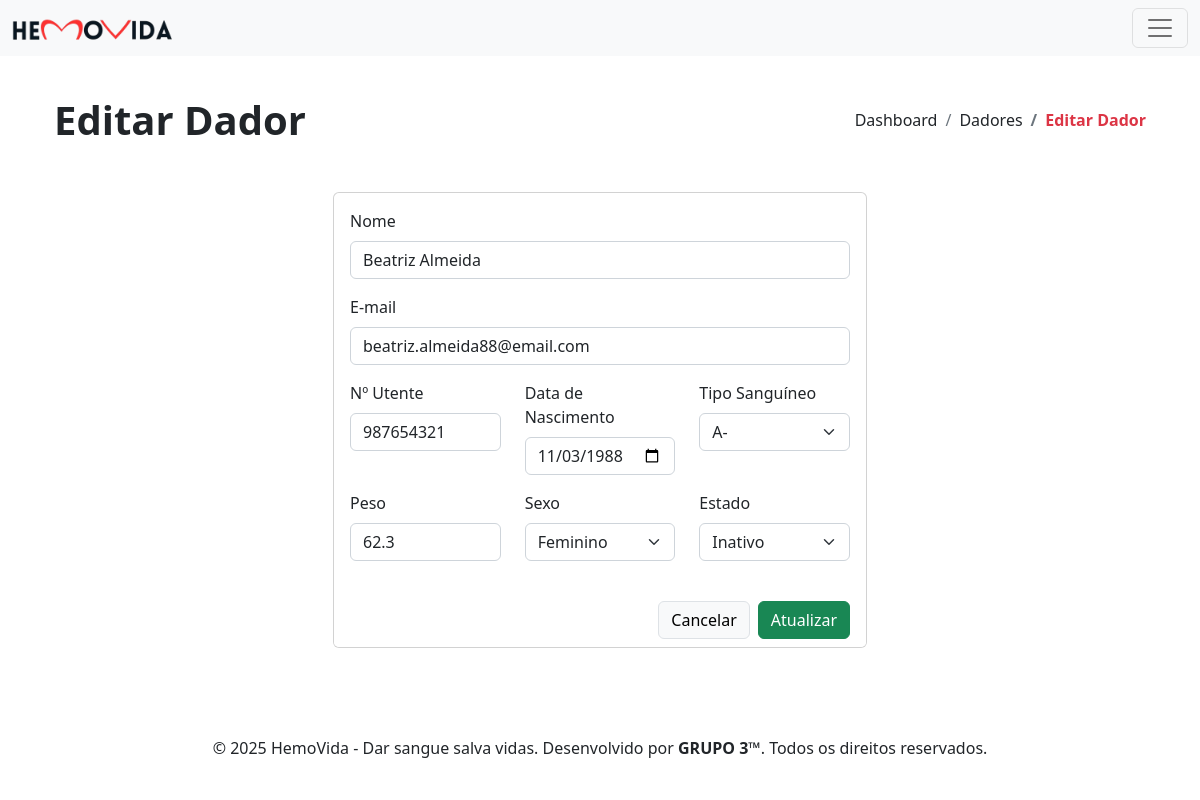
The app's page /dador-editar.php?id=9, older data.
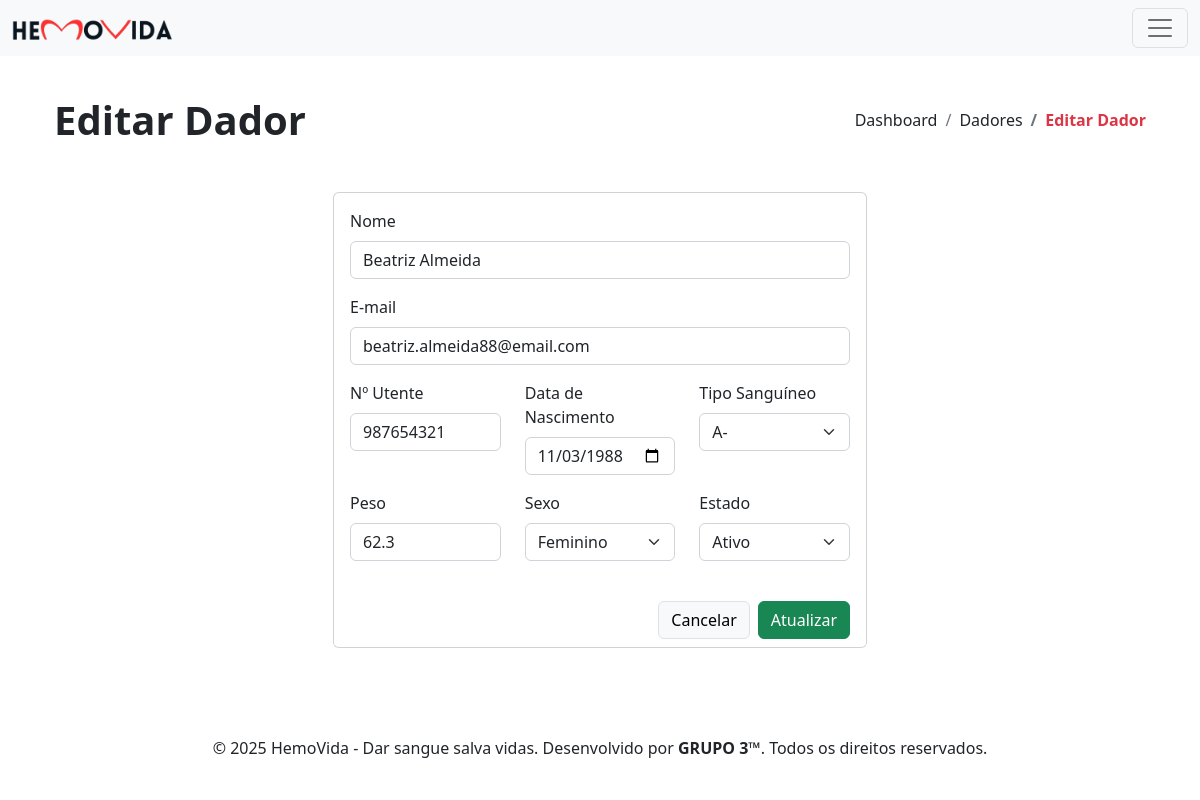
The same page, newer data.
### tables this page shows
CREATE TABLE `dadores` (
  `id` int(11) NOT NULL,
  `nome` varchar(255) NOT NULL,
  `email` varchar(255) NOT NULL,
  `n_utente` int(11) NOT NULL,
  `data_nascimento` date NOT NULL,
  `tipo_sanguineo` enum('A+','A-','B+','B-','AB+','AB-','O+','O-') NOT NULL,
  `peso` float NOT NULL,
  `sexo` enum('Masculino','Feminino') NOT NULL,
  `estado` tinyint(1) NOT NULL,
  `data_inscricao` date NOT NULL
);

### includes/dador_id.php (called while the page is built, shortened)
<?php
    $dadorId = $_GET['id'] ?? null;
    try {
        $pdo = new PDO("mysql:host=" . DB_HOST . ";dbname=" . DB_NAME . ";charset=" . DB_CHARSET, DB_USER, DB_PASS);
        $pdo->setAttribute(PDO::ATTR_ERRMODE, PDO::ERRMODE_EXCEPTION);
        $sql = "SELECT * FROM dadores WHERE id = :id";
        $stmt = $pdo->prepare($sql);
        $stmt->bindParam(":id", $dadorId, PDO::PARAM_INT);
        $stmt->execute();
        $dador = $stmt->fetch(PDO::FETCH_ASSOC);
    } catch (PDOException $e) {
        die("Erro ao buscar dador: " . $e->getMessage());
    }
?>

### dador-editar.php (the view, shortened to what this page needs)
<?php
    include 'partials/header.php';
    include 'includes/dador_id.php';
?>
<div class="container p-4">
    <?php include 'partials/page-header.php'; ?>
    <div class="row d-flex align-items-center justify-content-center py-4">
        <div class="col-xl-6 col-md-10 col-12">
            <div class="card">
                <form action="includes/dador_editar.php" method="POST">
                    <div class="card-body">
                        <div class="row">
                            <div class="col-12 mb-3">
                                <label class="form-label" for="nome">Nome</label>
                                <input type="text" class="form-control" name="nome" id="nome" value="<?php echo $dador['nome']; ?>" required>
                            </div>
                            <div class="col-12 mb-3">
                                <label class="form-label" for="email">E-mail</label>
                                <input type="email" class="form-control" name="email" id="email" value="<?php echo $dador['email']; ?>" required>
                            </div>
                        </div>
                        <div class="row">
                            <div class="col-lg-4 col-md-6 col-12 mb-3">
                                <label class="form-label" for="n_utente">Nº Utente</label>
                                <input type="text" class="form-control" name="n_utente" id="n_utente" pattern="^\d{9}$" title="Nº Utente deve ter exatamente 9 dígitos" value="<?php echo $dador['n_utente']; ?>" required>
                            </div>
                            <div class="col-lg-4 col-md-6 col-12 mb-3">
                                <label class="form-label" for="data_nascimento">Data de Nascimento</label>
                                <input type="date" class="form-control" name="data_nascimento" id="data_nascimento" value="<?php echo $dador['data_nascimento']; ?>" required>
                            </div>
                            <div class="col-lg-4 col-md-6 col-12 mb-3">
                                <label class="form-label" for="tipo_sanguineo">Tipo Sanguíneo</label>
                                <select class="form-select" name="tipo_sanguineo" id="tipo_sanguineo" required>
                                    <option value="A-" <?php echo $dador['tipo_sanguineo'] == 'A-' ? 'selected' : ''; ?>>A-</option>
                                </select>
                            </div>
                            <div class="col-lg-4 col-md-6 col-12 mb-3">
                                <label class="form-label" for="peso">Peso</label>
                                <input type="number" class="form-control" name="peso" id="peso" min="50" step="any" value="<?php echo $dador['peso']; ?>" required>
                            </div>
                            <div class="col-lg-4 col-md-6 col-12 mb-3">
                                <label class="form-label" for="sexo">Sexo</label>
                                <select class="form-select" name="sexo" id="sexo" data-live-search="true" required>
                                    <option value="Feminino" <?php echo $dador['sexo'] == 'Feminino' ? 'selected' : ''; ?>>Feminino</option>
                                </select>
                            </div>
                            <div class="col-lg-4 col-md-6 col-12 mb-3">
                                <label class="form-label" for="estado">Estado</label>
                                <select class="form-select" name="estado" id="estado" data-live-search="true" required>
                                    <option value="1" <?php echo $dador['estado'] == 1 ? 'selected' : ''; ?>>Ativo</option>
                                    <option value="0" <?php echo $dador['estado'] == 0 ? 'selected' : ''; ?>>Inativo</option>
                                </select>
                            </div>
                        </div>
                    </div>
                    <div class="card-footer d-flex align-items-center justify-content-end gap-2 border-0 bg-white">
                        <a href="dadores.php" class="btn btn-light border">Cancelar</a>
                        <button type="submit" class="btn btn-success">Atualizar</button>
                    </div>
                </form>
            </div>
        </div>
    </div>
</div>
<?php include 'partials/footer.php'; ?>

Row changes from the older to the newer data that the page shows:
changed dadores "Beatriz Almeida": estado "Inativo" → "Ativo"
